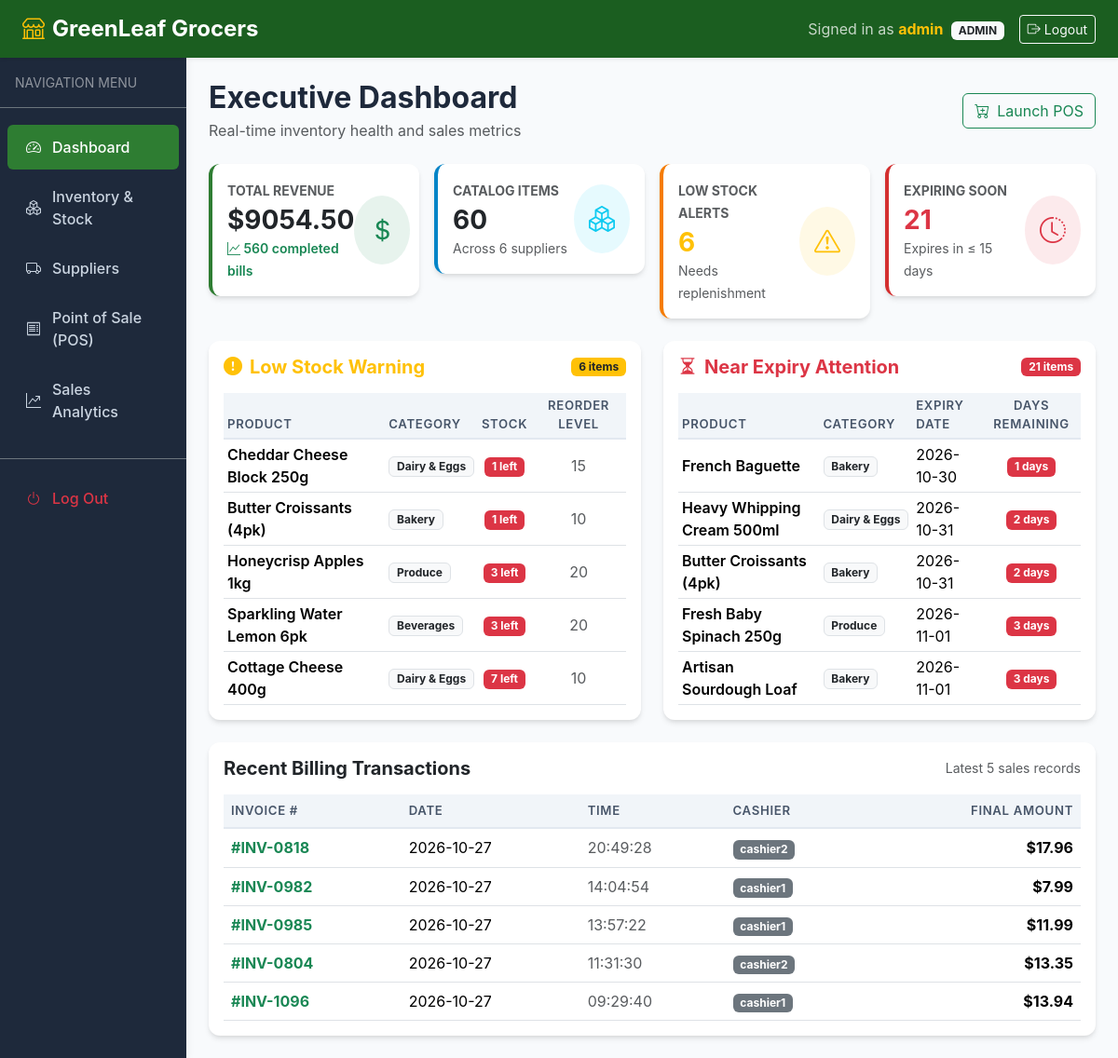
The app's page /dashboard (signed in), older data.
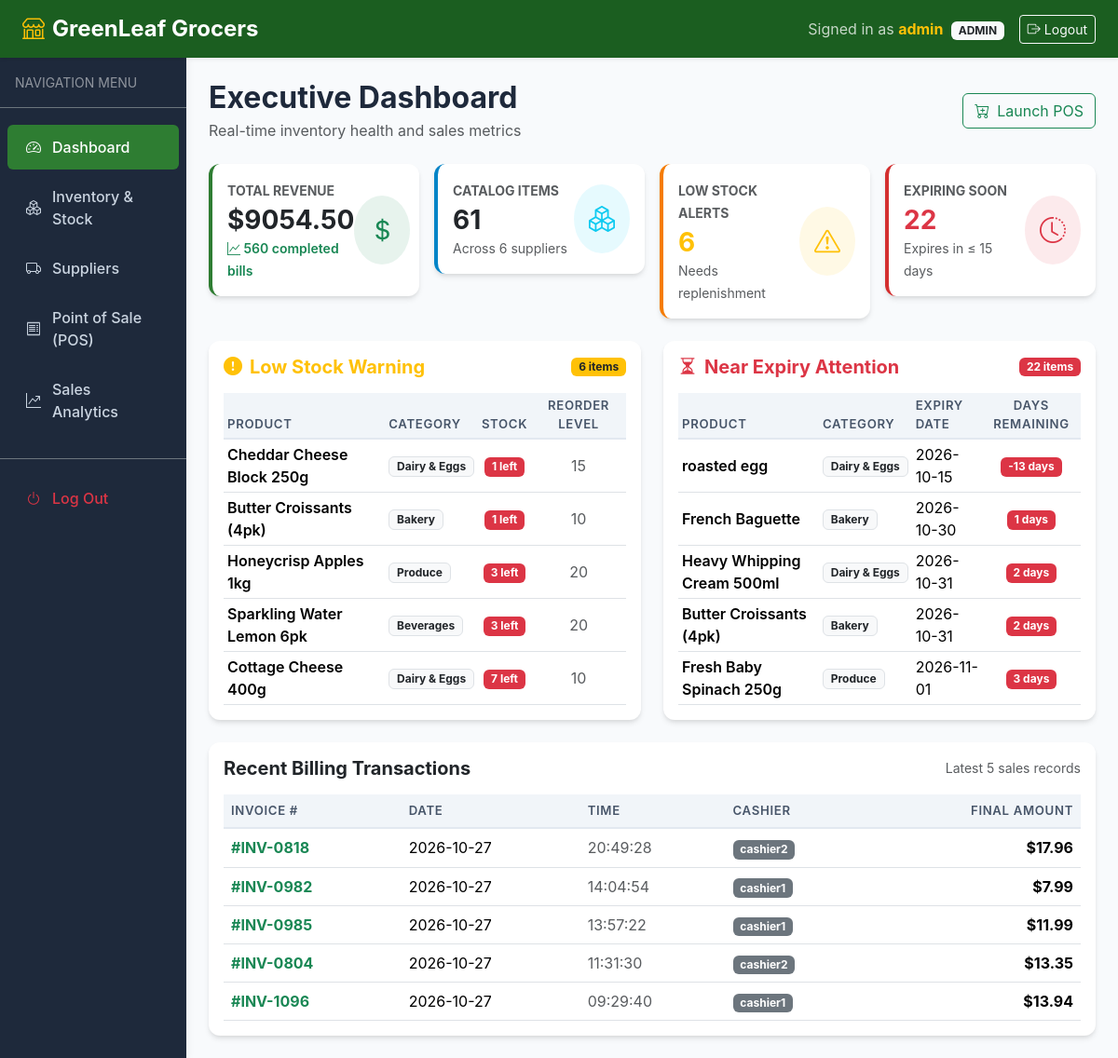
The same page, newer data.
### tables this page shows
CREATE TABLE products (
    product_id INTEGER PRIMARY KEY AUTOINCREMENT,
    name TEXT NOT NULL,
    category TEXT NOT NULL,
    unit_price REAL NOT NULL CHECK(unit_price >= 0),
    stock_qty INTEGER NOT NULL DEFAULT 0 CHECK(stock_qty >= 0),
    reorder_level INTEGER NOT NULL DEFAULT 10 CHECK(reorder_level >= 0),
    expiry_date DATE NOT NULL,
    supplier_id INTEGER REFERENCES suppliers(supplier_id) ON DELETE SET NULL,
    created_at TIMESTAMP DEFAULT CURRENT_TIMESTAMP
);

CREATE TABLE sales (
    sale_id INTEGER PRIMARY KEY AUTOINCREMENT,
    sale_date DATE NOT NULL,
    sale_time TIME NOT NULL,
    user_id INTEGER NOT NULL REFERENCES users(user_id),
    total_amount REAL NOT NULL CHECK(total_amount >= 0),
    discount REAL NOT NULL DEFAULT 0.0 CHECK(discount >= 0),
    final_amount REAL NOT NULL CHECK(final_amount >= 0),
    created_at TIMESTAMP DEFAULT CURRENT_TIMESTAMP
);

CREATE TABLE users (
    user_id INTEGER PRIMARY KEY AUTOINCREMENT,
    username TEXT UNIQUE NOT NULL,
    password_hash TEXT NOT NULL,
    role TEXT NOT NULL CHECK(role IN ('admin', 'cashier')),
    created_at TIMESTAMP DEFAULT CURRENT_TIMESTAMP
);

### app/routes/main.py (the view)
@main_bp.route("/dashboard")
@admin_required
def dashboard():
    conn = get_db_connection()
    try:
        total_products = conn.execute("SELECT COUNT(*) FROM products").fetchone()[0]
        total_suppliers = conn.execute("SELECT COUNT(*) FROM suppliers").fetchone()[0]
        total_sales = conn.execute("SELECT COUNT(*) FROM sales").fetchone()[0]
        total_revenue = conn.execute("SELECT COALESCE(SUM(final_amount), 0.0) FROM sales").fetchone()[0]
        low_stock_items = Product.get_low_stock()
        near_expiry_items = Product.get_near_expiry(days=15)
        recent_sales = conn.execute(
            """
            SELECT s.sale_id, s.sale_date, s.sale_time, s.final_amount, u.username as cashier
            FROM sales s
            JOIN users u ON s.user_id = u.user_id
            ORDER BY s.sale_date DESC, s.sale_time DESC
            LIMIT 5
            """
        ).fetchall()
        stats = {
            "total_products": total_products,
            "total_suppliers": total_suppliers,
            "total_sales": total_sales,
            "total_revenue": round(total_revenue, 2),
            "low_stock_count": len(low_stock_items),
            "near_expiry_count": len(near_expiry_items),
            "low_stock_items": low_stock_items[:5],
            "near_expiry_items": near_expiry_items[:5],
            "recent_sales": [dict(r) for r in recent_sales]
        }
    finally:
        conn.close()
    return render_template("dashboard.html", stats=stats)

### app/templates/dashboard.html (shortened to what this page needs)
{% extends "base.html" %}
{% block content %}
<div class="d-flex justify-content-between align-items-center mb-4">
    <div>
        <h2 class="fw-bold mb-1">Executive Dashboard</h2>
        <p class="text-muted mb-0">Real-time inventory health and sales metrics</p>
    </div>
    <div class="d-flex gap-2">
        <a href="{{ url_for('main.billing_home') }}" class="btn btn-outline-success d-flex align-items-center gap-2">
            <i class="bi bi-cart-plus"></i> Launch POS
        </a>
    </div>
</div>
<div class="row g-3 mb-4">
    <div class="col-sm-6 col-xl-3">
        <div class="card stat-card p-3">
            <div class="d-flex justify-content-between align-items-center">
                <div>
                    <span class="text-muted small fw-bold">TOTAL REVENUE</span>
                    <h3 class="fw-bold mb-0 mt-1">${{ "%.2f"|format(stats.total_revenue) }}</h3>
                    <span class="text-success small fw-semibold"><i class="bi bi-graph-up"></i> {{ stats.total_sales }} completed bills</span>
                </div>
                <div class="bg-success bg-opacity-10 text-success p-3 rounded-circle">
                    <i class="bi bi-currency-dollar fs-3"></i>
                </div>
            </div>
        </div>
    </div>
    <div class="col-sm-6 col-xl-3">
        <div class="card stat-card info-card p-3">
            <div class="d-flex justify-content-between align-items-center">
                <div>
                    <span class="text-muted small fw-bold">CATALOG ITEMS</span>
                    <h3 class="fw-bold mb-0 mt-1">{{ stats.total_products }}</h3>
                    <span class="text-muted small">Across {{ stats.total_suppliers }} suppliers</span>
                </div>
                <div class="bg-info bg-opacity-10 text-info p-3 rounded-circle">
                    <i class="bi bi-boxes fs-3"></i>
                </div>
            </div>
        </div>
    </div>
    <div class="col-sm-6 col-xl-3">
        <div class="card stat-card warning-card p-3">
            <div class="d-flex justify-content-between align-items-center">
                <div>
                    <span class="text-muted small fw-bold">LOW STOCK ALERTS</span>
                    <h3 class="fw-bold mb-0 mt-1 text-warning">{{ stats.low_stock_count }}</h3>
                    <span class="text-muted small">Needs replenishment</span>
                </div>
                <div class="bg-warning bg-opacity-10 text-warning p-3 rounded-circle">
                    <i class="bi bi-exclamation-triangle fs-3"></i>
                </div>
            </div>
        </div>
    </div>
    <div class="col-sm-6 col-xl-3">
        <div class="card stat-card danger-card p-3">
            <div class="d-flex justify-content-between align-items-center">
                <div>
                    <span class="text-muted small fw-bold">EXPIRING SOON</span>
                    <h3 class="fw-bold mb-0 mt-1 text-danger">{{ stats.near_expiry_count }}</h3>
                    <span class="text-muted small">Expires in &le; 15 days</span>
                </div>
                <div class="bg-danger bg-opacity-10 text-danger p-3 rounded-circle">
                    <i class="bi bi-clock-history fs-3"></i>
                </div>
            </div>
        </div>
    </div>
</div>
<div class="row g-4 mb-4">
    <div class="col-lg-6">
        <div class="card p-3 h-100">
            <div class="d-flex justify-content-between align-items-center mb-3">
                <h5 class="fw-bold mb-0 text-warning d-flex align-items-center gap-2">
                    <i class="bi bi-exclamation-circle-fill"></i> Low Stock Warning
                </h5>
                <span class="badge bg-warning text-dark">{{ stats.low_stock_count }} items</span>
            </div>
            {% if stats.low_stock_items %}
            <div class="table-responsive">
                <table class="table table-sm align-middle table-hover mb-0">
                    <thead>
                        <tr>
                            <th>Product</th>
                            <th>Category</th>
                            <th class="text-center">Stock</th>
                            <th class="text-center">Reorder Level</th>
                        </tr>
                    </thead>
                    <tbody>
                        {% for item in stats.low_stock_items %}
                        <tr>
                            <td class="fw-semibold">{{ item.name }}</td>
                            <td><span class="badge bg-light text-dark border">{{ item.category }}</span></td>
                            <td class="text-center"><span class="badge bg-danger">{{ item.stock_qty }} left</span></td>
                            <td class="text-center text-muted">{{ item.reorder_level }}</td>
                        </tr>
                        {% endfor %}
                    </tbody>
                </table>
            </div>
            {% else %}
            <div class="text-center py-4 text-muted">
                <i class="bi bi-check-circle text-success fs-1"></i>
                <p class="mt-2 mb-0">All product stock levels are healthy.</p>
            </div>
            {% endif %}
        </div>
    </div>
    <div class="col-lg-6">
        <div class="card p-3 h-100">
            <div class="d-flex justify-content-between align-items-center mb-3">
                <h5 class="fw-bold mb-0 text-danger d-flex align-items-center gap-2">
                    <i class="bi bi-hourglass-split"></i> Near Expiry Attention
                </h5>
                <span class="badge bg-danger">{{ stats.near_expiry_count }} items</span>
            </div>
            {% if stats.near_expiry_items %}
            <div class="table-responsive">
                <table class="table table-sm align-middle table-hover mb-0">
                    <thead>
                        <tr>
                            <th>Product</th>
                            <th>Category</th>
                            <th>Expiry Date</th>
                            <th class="text-center">Days Remaining</th>
                        </tr>
                    </thead>
                    <tbody>
                        {% for item in stats.near_expiry_items %}
                        <tr>
                            <td class="fw-semibold">{{ item.name }}</td>
                            <td><span class="badge bg-light text-dark border">{{ item.category }}</span></td>
                            <td>{{ item.expiry_date }}</td>
                            <td class="text-center">
                                <span class="badge {% if item.days_left <= 7 %}bg-danger{% else %}bg-warning text-dark{% endif %}">
                                    {{ item.days_left }} days
                                </span>
                            </td>
                        </tr>
                        {% endfor %}
                    </tbody>
                </table>
            </div>
            {% else %}
            <div class="text-center py-4 text-muted">
                <i class="bi bi-shield-check text-success fs-1"></i>
                <p class="mt-2 mb-0">No products expiring within the next 15 days.</p>
            </div>
            {% endif %}
        </div>
    </div>
</div>
<div class="card p-3">
    <div class="d-flex justify-content-between align-items-center mb-3">
        <h5 class="fw-bold mb-0">Recent Billing Transactions</h5>
        <span class="text-muted small">Latest 5 sales records</span>
    </div>
    <div class="table-responsive">
        <table class="table table-hover align-middle mb-0">
            <thead>
                <tr>
                    <th>Invoice #</th>
                    <th>Date</th>
                    <th>Time</th>
                    <th>Cashier</th>
                    <th class="text-end">Final Amount</th>
                </tr>
            </thead>
            <tbody>
                {% for sale in stats.recent_sales %}
                <tr>
                    <td class="fw-bold text-success">#INV-{{ "%04d"|format(sale.sale_id) }}</td>
                    <td>{{ sale.sale_date }}</td>
                    <td class="text-muted">{{ sale.sale_time }}</td>
                    <td><span class="badge bg-secondary">{{ sale.cashier }}</span></td>
                    <td class="text-end fw-bold">${{ "%.2f"|format(sale.final_amount) }}</td>
                </tr>
                {% endfor %}
            </tbody>
        </table>
    </div>
</div>
{% endblock %}

### app/templates/base.html (shortened to what this page needs)
<!DOCTYPE html>
<html lang="en">
<head>
    <link href="https://cdn.jsdelivr.net/npm/bootstrap@5.3.3/dist/css/bootstrap.min.css" rel="stylesheet">
    <link rel="stylesheet" href="https://cdn.jsdelivr.net/npm/bootstrap-icons@1.11.3/font/bootstrap-icons.min.css">
    <link rel="stylesheet" href="{{ url_for('static', filename='css/style.css') }}">
</head>
<body>
    <nav class="navbar navbar-expand-lg navbar-dark sticky-top shadow-sm" style="background-color: #1b5e20 !important;">
        <div class="container-fluid px-4">
            <a class="navbar-brand d-flex align-items-center gap-2 fw-bold fs-4" href="{{ url_for('main.index') }}">
                <i class="bi bi-shop text-warning"></i>
                <span>GreenLeaf Grocers</span>
            </a>
            <div class="d-flex align-items-center gap-3">
                {% if is_authenticated %}
                    <div class="text-white d-none d-md-block">
                        <span class="opacity-75">Signed in as</span>
                        <strong class="text-warning">{{ current_username }}</strong>
                        <span class="badge bg-light text-dark ms-1 text-uppercase">{{ current_role }}</span>
                    </div>
                    <a href="{{ url_for('auth.logout') }}" class="btn btn-outline-light btn-sm d-flex align-items-center gap-1">
                        <i class="bi bi-box-arrow-right"></i>
                        <span>Logout</span>
                    </a>
                {% else %}
                    <a href="{{ url_for('auth.login') }}" class="btn btn-warning btn-sm fw-semibold">
                        <i class="bi bi-box-arrow-in-right"></i> Login
                    </a>
                {% endif %}
            </div>
        </div>
    </nav>
    <div class="container-fluid">
        <div class="row">
            {% if is_authenticated %}
            <nav class="col-md-3 col-lg-2 d-md-block sidebar collapse p-0">
                <div class="position-sticky pt-3">
                    <div class="px-3 pb-3 mb-3 border-bottom border-secondary text-white-50 small">
                        NAVIGATION MENU
                    </div>
                    <ul class="nav flex-column">
                        {% if is_admin %}
                        <li class="nav-item">
                            <a class="nav-link {% if request.endpoint == 'main.dashboard' %}active{% endif %}" href="{{ url_for('main.dashboard') }}">
                                <i class="bi bi-speedometer2"></i>
                                <span>Dashboard</span>
                            </a>
                        </li>
                        <li class="nav-item">
                            <a class="nav-link {% if request.endpoint and request.endpoint.startswith('products.') %}active{% endif %}" href="{{ url_for('products.index') }}">
                                <i class="bi bi-boxes"></i>
                                <span>Inventory & Stock</span>
                            </a>
                        </li>
                        <li class="nav-item">
                            <a class="nav-link" href="#" onclick="alert('Suppliers module unlocks on Day 3!')">
                                <i class="bi bi-truck"></i>
                                <span>Suppliers</span>
                            </a>
                        </li>
                        {% endif %}
                        <li class="nav-item">
                            <a class="nav-link {% if request.endpoint == 'main.billing_home' %}active{% endif %}" href="{{ url_for('main.billing_home') }}">
                                <i class="bi bi-receipt"></i>
                                <span>Point of Sale (POS)</span>
                            </a>
                        </li>
                        {% if is_admin %}
                        <li class="nav-item">
                            <a class="nav-link" href="#" onclick="alert('Analytics & Reports unlock on Day 5 and 6!')">
                                <i class="bi bi-graph-up-arrow"></i>
                                <span>Sales Analytics</span>
                            </a>
                        </li>
                        {% endif %}
                        <li class="nav-item mt-4 pt-3 border-top border-secondary">
                            <a class="nav-link text-danger" href="{{ url_for('auth.logout') }}">
                                <i class="bi bi-power"></i>
                                <span>Log Out</span>
                            </a>
                        </li>
                    </ul>
                </div>
            </nav>
            <main class="col-md-9 ms-sm-auto col-lg-10 px-md-4 py-4">
            {% else %}
            <main class="col-12 px-md-4 py-4">
            {% endif %}
                {% block content %}{% endblock %}
            </main>
        </div>
    </div>
</body>
</html>

Row changes from the older to the newer data that the page shows:
no longer on this page (row unchanged): products: name "Artisan Sourdough Loaf", category "Bakery", expiry_date "2026-11-01", days_left "3", shown under "Near Expiry Attention"
added products: name "roasted egg", category "Dairy & Eggs", expiry_date "2026-10-15", days_left "-13", shown under "Near Expiry Attention"
Text that changed along with them:
{{ stats.total_products }}: "60" → "61"
{{ stats.near_expiry_count }}: "21" → "22"
